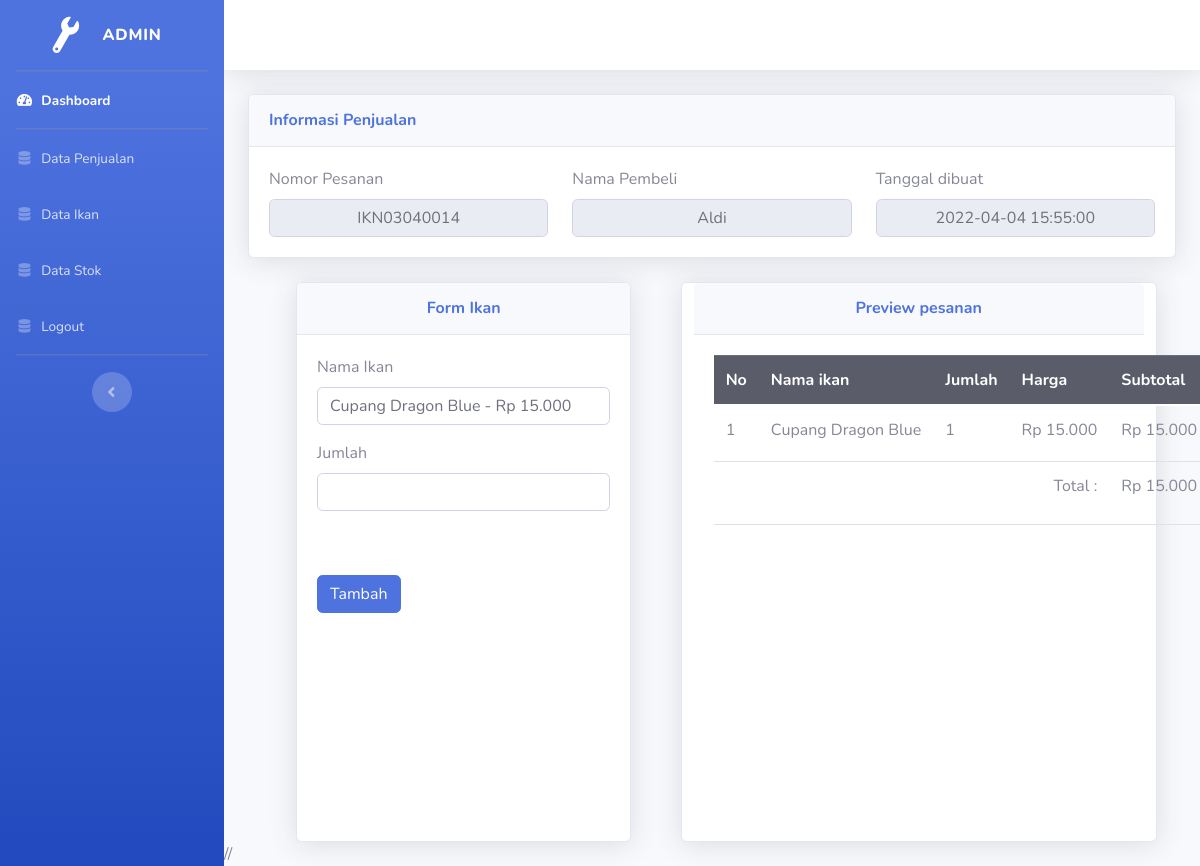
Screenshot of /admin/data_penjualan/detail/16 with the database file from the repository.
### tables this page shows
CREATE TABLE `penjualan` (
  `id` int(11) NOT NULL,
  `no_penjualan` varchar(11) NOT NULL,
  `nama_pembeli` varchar(60) NOT NULL,
  `total_harga` int(11) NOT NULL,
  `tanggal_dibuat` datetime NOT NULL,
  `tanggal_selesai` datetime NOT NULL,
  `status` varchar(50) NOT NULL
);

CREATE TABLE `detail_penjualan` (
  `id` int(11) NOT NULL,
  `id_ikan` int(11) NOT NULL,
  `id_penjualan` int(11) NOT NULL,
  `jumlah` int(11) NOT NULL,
  `harga_jual` int(11) NOT NULL,
  `subtotal_harga` int(11) NOT NULL
);

CREATE TABLE `ikan` (
  `id` int(11) NOT NULL,
  `id_jenis` int(60) NOT NULL,
  `nama_ikan` varchar(50) NOT NULL,
  `deskripsi` varchar(60) NOT NULL,
  `harga` int(11) NOT NULL
);

### application/controllers/admin/Data_penjualan.php (called while the page is built, shortened)
<?php
class data_penjualan extends CI_Controller{
    public function __construct()
    {
        $this->load->library('session');
        $this->load->model('model_katalog');
        $this->load->model('model_penjualan');
    }
    public function detail($id)
    {
        $table = 'penjualan';
        $field = 'id';
        $where = $this->model_penjualan->selectmax($table, $field);
        $data['detail']         = $this->model_penjualan->tampil_data_detail($id)->result();
        $data['penjualan']      = $this->model_penjualan->select_where($table, $id)->result();
        $data['ikan']           = $this->model_penjualan->tampil_data_ikan()->result();
        $data['id'] = $id;
        $this->load->view('templates_admin/header');
        $this->load->view('templates_admin/sidebar_akun');
        $this->load->view('admin/data_detail_penjualan', $data);
        $this->load->view('templates_admin/footer');
     }
}

### index.php (called while the page is built, shortened)
<?php
require_once BASEPATH.'core/CodeIgniter.php';

### application/models/Model_penjualan.php (called while the page is built, shortened)
<?php
class Model_penjualan extends CI_Model{
    public function tampil_data_detail($where){
        $this->db->select('detail_penjualan.id,detail_penjualan.jumlah,ikan.nama_ikan,ikan.deskripsi,ikan.harga,detail_penjualan.harga_jual,detail_penjualan.subtotal_harga');
        $this->db->from('detail_penjualan');
        $this->db->join('penjualan', 'penjualan.id = detail_penjualan.id_penjualan', 'left');
        $this->db->join('ikan', 'ikan.id = detail_penjualan.id_ikan', 'left');
        $this->db->where('detail_penjualan.id_penjualan', $where);
        return $this->db->get();
    }
    public function select_where($table,$where){
        return $this->db->get_where($table,array('id' => $where));
    }
    public function selectmax($table = null, $field = null){
        $this->db->select_max($field);
        return $this->db->get($table)->row_array()[$field];
    }
    public function tampil_data_ikan(){
        return $this->db->get('ikan');
    }
}

### application/views/admin/data_detail_penjualan.php (the view, shortened to what this page needs)
<div class="container-fluid">
                            <div class="card shadow mb-4">
                                <div class="card-header py-3">
                                    <h6 class="m-0 font-weight-bold text-primary">Informasi Penjualan</h6>
                                </div>
                                <div class="card-body">
                                  <div class="row">
                                      <div class="col-lg">
                                      <?php foreach($penjualan as $katalog) : ?>
                                      <label>Nomor Pesanan</label>
                                          <input style="text-align: center;" type="text" name="jumlahstok" class="form-control" value="<?php echo $katalog->no_penjualan ?>" disabled>
                                      </div>
                                      <div class="col-lg">
                                          <label>Nama Pembeli</label>
                                          <input style="text-align: center;" type="text" name="jumlahstok" class="form-control" value= "<?php echo $katalog->nama_pembeli ?>" disabled>
                                      </div>
                                      <div class="col-lg">
                                          <label>Tanggal dibuat</label>
                                          <input style="text-align: center;" type="text" name="jumlahstok" class="form-control" value="<?php echo $katalog->tanggal_dibuat ?>" disabled>
                                      </div>
                                      <?php endforeach; ?>
                                  </div>
                                </div>
                             </div>
<div class="row">
<div class="col-md-5">
                            <div class="card shadow ml-5 mr-5" style="width: 90%;height: 35rem;">
                                <div class="card-header py-3">
                                    <h6 class="m-0 font-weight-bold text-primary text-center">Form Ikan</h6>
                                </div>
                                <div class="card-body">
                                  <form action="<?php echo base_url().'admin/data_penjualan/tambah_penjualan/'.$id;?>" method="post" enctype="multipart/form-data">
                                    <div class="form-group">
                                      <label>Nama Ikan</label>
                                      <select id="nama_ikan" name="nama_ikan" class="form-control id">
                                      <?php foreach($ikan as $katalog) : ?>
                                      <option value="<?php echo $katalog->id ?>"><?php echo $katalog->nama_ikan?> - Rp <?php echo number_format($katalog->harga,0,',','.'); ?></option>
                                      <?php endforeach; ?>
                                      </select>
                                    </div>
                                      <div class="form-group">
                                        <label>Jumlah</label>
                                        <input id="jumlah" type="number" name="jumlah" class="form-control" required>
                                      </div>
                                      <br>
                                      <br>
                                        <button type="submit" class="btn btn-primary">Tambah</button>
                                  </form>
                                </div>
                            </div>
</div>
                            <div class="card shadow ml-5" style="width: 50%;">
                                <div class="card-header py-3">
                                    <h6 class="m-0 font-weight-bold text-primary text-center">Preview pesanan</h6>
                                </div>
                                <div class="card-body">
                                <table class="table table-hover text-nowrap">
                                <thead class="thead-dark">
                                  <tr>
                                  <th>No</th>
                                  <th>Nama ikan</th>
                                  <th>Jumlah</th>
                                  <th>Harga</th>
                                  <th>Subtotal</th>
                                  </tr>
                                </thead>
                                  <?php
                                  $no=1;
                                  $total=0;
                                  foreach ($detail as $items):
                                  $total += $items->subtotal_harga;
                                  ?>
                                      <tr>
                                        <td><?php echo $no++; ?></td>
                                        <td><?php echo $items->nama_ikan; ?></td>
                                        <td><?php echo $items->jumlah; ?></td>
                                        <td>Rp <?php echo number_format($items->harga,0,',','.'); ?></td>
                                        <td align="left">Rp <?php echo number_format($items->subtotal_harga,0,',','.'); ?></td>
                                      </tr>
                                  <?php endforeach; ?>
                                  <?php  if(!empty($detail)) { ?>
                                      <tr>
                                        <td colspan="4" align="right">Total :</td>
                                        <td align="left">Rp <?php echo number_format($total,0,',','.') ?></td>
                                      </tr>
                                      <?php } ?>
                              </table>
                                </div>
                            </div>
  </div>
</div>
</div>
//

### application/views/admin/data_detail_penjualan.php (style rules this page uses)
label { display: inline-block; width: 150px; }

### rows the page displays
penjualan: jumlahstok "IKN03040014", jumlahstok "Aldi", jumlahstok "2022-04-04 15:55:00"
detail_penjualan: id_ikan.nama_ikan "Cupang Dragon Blue", jumlah "1", id_ikan.harga "15.000", subtotal_harga "15.000"

### other values shown
$total "15.000"
form field nama_ikan "Cupang Dragon Blue - Rp 15.000"
